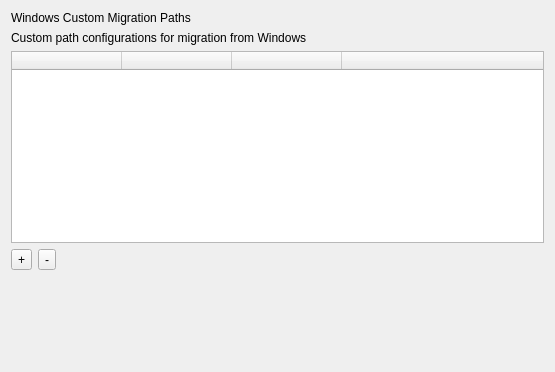
<?xml version="1.0" encoding="UTF-8"?>
<ui version="4.0">
 <class>SystemMigrationForm</class>
 <widget class="QWidget" name="SystemMigrationForm">
  <property name="geometry">
   <rect>
    <x>0</x>
    <y>0</y>
    <width>555</width>
    <height>372</height>
   </rect>
  </property>
  <property name="windowTitle">
   <string>Form</string>
  </property>
  <layout class="QVBoxLayout" name="verticalLayout_4" stretch="0,0,0,0,0">
   <item>
    <widget class="QLabel" name="labelWindowsCustomMigrationPaths">
     <property name="text">
      <string>Windows Custom Migration Paths</string>
     </property>
    </widget>
   </item>
   <item>
    <widget class="QLabel" name="lTipWindowsCustomMigrationPaths">
     <property name="text">
      <string>Custom path configurations for migration from Windows</string>
     </property>
     <property name="wordWrap">
      <bool>true</bool>
     </property>
    </widget>
   </item>
   <item>
    <widget class="QTableWidget" name="tableWidgetPaths">
     <property name="selectionMode">
      <enum>QAbstractItemView::SingleSelection</enum>
     </property>
     <property name="selectionBehavior">
      <enum>QAbstractItemView::SelectRows</enum>
     </property>
     <property name="showGrid">
      <bool>false</bool>
     </property>
     <attribute name="horizontalHeaderDefaultSectionSize">
      <number>110</number>
     </attribute>
     <attribute name="horizontalHeaderMinimumSectionSize">
      <number>110</number>
     </attribute>
     <attribute name="horizontalHeaderStretchLastSection">
      <bool>true</bool>
     </attribute>
     <attribute name="verticalHeaderVisible">
      <bool>false</bool>
     </attribute>
     <column>
      <property name="text">
       <string/>
      </property>
     </column>
     <column>
      <property name="text">
       <string/>
      </property>
     </column>
     <column>
      <property name="text">
       <string/>
      </property>
     </column>
     <column>
      <property name="text">
       <string/>
      </property>
     </column>
    </widget>
   </item>
   <item>
    <layout class="QHBoxLayout" name="horizontalLayout">
     <property name="topMargin">
      <number>0</number>
     </property>
     <item>
      <widget class="QToolButton" name="toolButtonAdd">
       <property name="text">
        <string>+</string>
       </property>
      </widget>
     </item>
     <item>
      <widget class="QToolButton" name="toolButtonDelete">
       <property name="text">
        <string>-</string>
       </property>
      </widget>
     </item>
     <item>
      <spacer name="horizontalSpacer">
       <property name="orientation">
        <enum>Qt::Horizontal</enum>
       </property>
       <property name="sizeHint" stdset="0">
        <size>
         <width>40</width>
         <height>20</height>
        </size>
       </property>
      </spacer>
     </item>
    </layout>
   </item>
   <item>
    <spacer name="verticalSpacer">
     <property name="orientation">
      <enum>Qt::Vertical</enum>
     </property>
     <property name="sizeHint" stdset="0">
      <size>
       <width>20</width>
       <height>40</height>
      </size>
     </property>
    </spacer>
   </item>
  </layout>
 </widget>
 <resources/>
 <connections/>
</ui>
